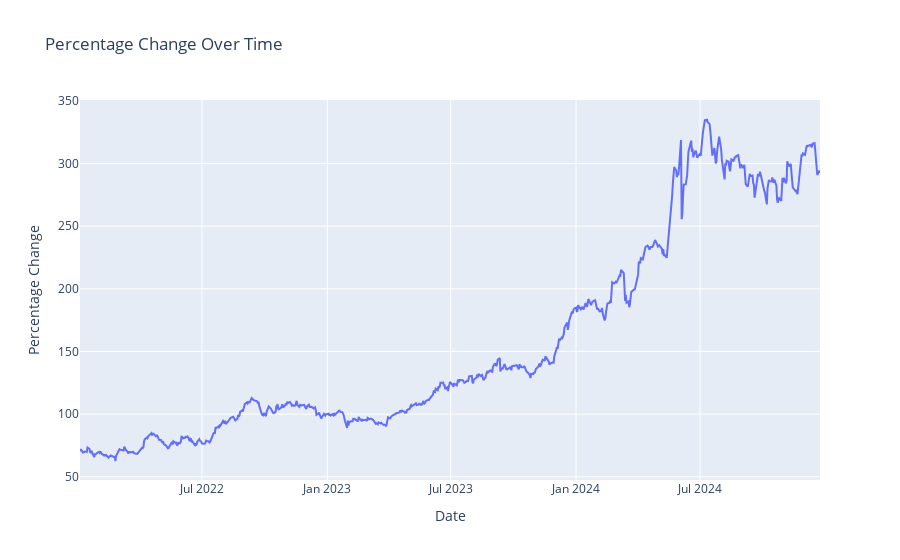
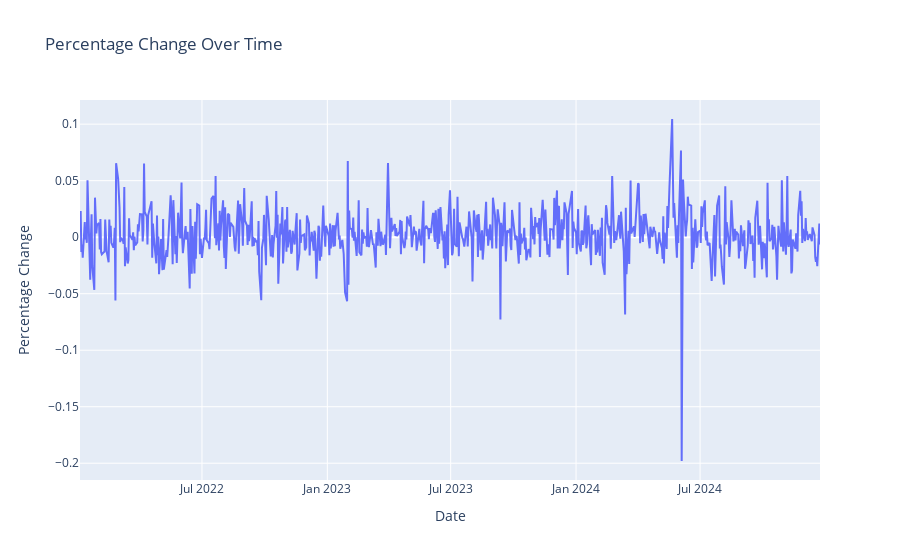

Notebook source saved alongside these figures, in order:
### Code cell
data['pct_change'] = data['Close'].pct_change()

fig = go.Figure(data=[go.Scatter(x=data['Date'], y=data['Close'], mode='lines', name='Pct Change')])
fig.update_layout(title='Percentage Change Over Time', xaxis_title='Date', yaxis_title='Percentage Change')
fig.show()


fig = go.Figure(data=[go.Scatter(x=data['Date'], y=data['pct_change'], mode='lines', name='Pct Change')])
fig.update_layout(title='Percentage Change Over Time', xaxis_title='Date', yaxis_title='Percentage Change')
fig.show()

### Figure 1 — Plotly figure (JSON) as saved in the notebook; plotly's stock layout.template omitted (floating-point values rounded to 4 significant figures; data arrays with more than 128 entries replaced by an {"elided": "..."} marker saying what was removed)
{"data": [{"mode": "lines", "name": "Pct Change", "type": "scatter", "x": {"elided": "735 str values"}, "y": {"elided": "735 float values"}}], "layout": {"title": {"text": "Percentage Change Over Time"}, "xaxis": {"title": {"text": "Date"}}, "yaxis": {"title": {"text": "Percentage Change"}}}}

### Figure 2 — Plotly figure (JSON) as saved in the notebook; plotly's stock layout.template omitted (floating-point values rounded to 4 significant figures; data arrays with more than 128 entries replaced by an {"elided": "..."} marker saying what was removed)
{"data": [{"mode": "lines", "name": "Pct Change", "type": "scatter", "x": {"elided": "735 str values"}, "y": {"elided": "735 float values"}}], "layout": {"title": {"text": "Percentage Change Over Time"}, "xaxis": {"title": {"text": "Date"}}, "yaxis": {"title": {"text": "Percentage Change"}}}}
